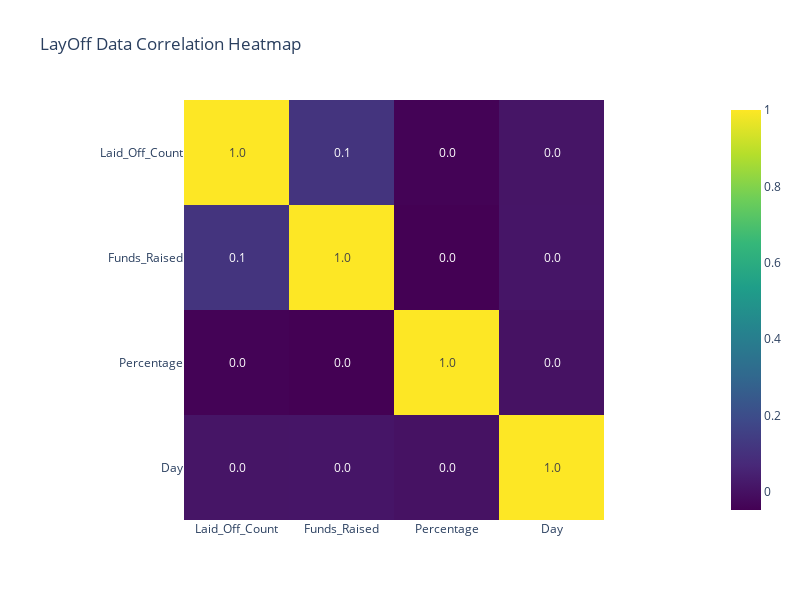

The code cell stored with this chart in its notebook:
### Markdown cell above
## LayOff Data Correlation Heatmap

### Code cell
corr1 = df.select_dtypes(include=['number']).corr()
fig = px.imshow( corr1,  text_auto=".1f",color_continuous_scale="Viridis",title=" LayOff Data Correlation Heatmap",
    width=800,
    height=600
)
fig.show()

### Figure 1 — Plotly figure (JSON) as saved in the notebook; plotly's stock layout.template omitted (floating-point values rounded to 4 significant figures)
{"data": [{"coloraxis": "coloraxis", "hovertemplate": "x: %{x}<br>y: %{y}<br>color: %{z}<extra></extra>", "name": "0", "texttemplate": "%{z:.1f}", "type": "heatmap", "x": ["Laid_Off_Count", "Funds_Raised", "Percentage", "Day"], "xaxis": "x", "y": ["Laid_Off_Count", "Funds_Raised", "Percentage", "Day"], "yaxis": "y", "z": [[1, 0.1123, -0.04064, 0.01266], [0.1123, 1, -0.04693, 0.01401], [-0.04064, -0.04693, 1, 0.002462], [0.01266, 0.01401, 0.002462, 1]]}], "layout": {"coloraxis": {"colorscale": [[0, "#440154"], [0.1111, "#482878"], [0.2222, "#3e4989"], [0.3333, "#31688e"], [0.4444, "#26828e"], [0.5556, "#1f9e89"], [0.6667, "#35b779"], [0.7778, "#6ece58"], [0.8889, "#b5de2b"], [1, "#fde725"]]}, "height": 600, "title": {"text": " LayOff Data Correlation Heatmap"}, "width": 800, "xaxis": {"anchor": "y", "constrain": "domain", "domain": [0, 1], "scaleanchor": "y"}, "yaxis": {"anchor": "x", "autorange": "reversed", "constrain": "domain", "domain": [0, 1]}}}
